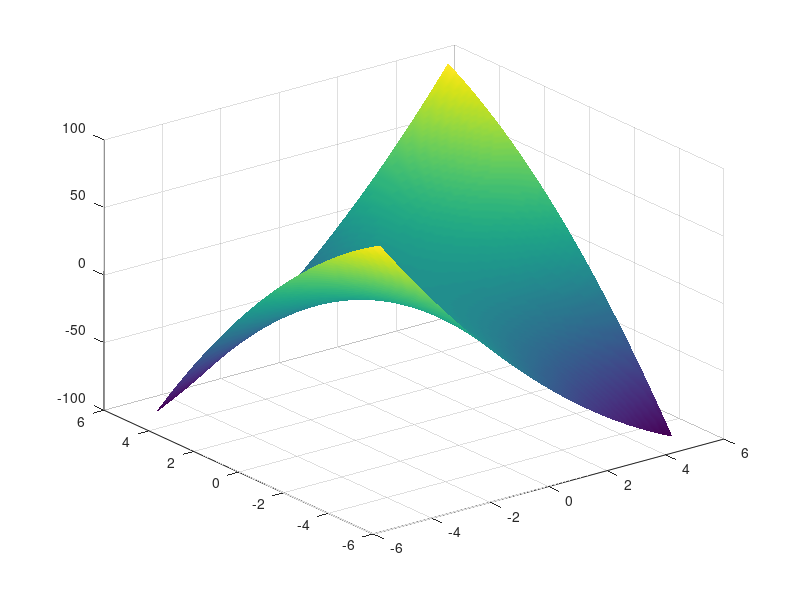

Reproduce this figure in MATLAB. (Note: this script raises an error after producing the figure.)
clc;
clear;
close all;

%% 1) Grid oluşturma

[x,y] = meshgrid(-5:0.1:5 , -5:0.1:5);

%% 2) Fonksiyon tanımı

Z = x.^2 - y.^2 + 4*x.*y;

%% 3) Surface Plot

figure
surf(x,y,Z)      
shading interp
colormap parula
title('Surface Plot')
xlabel('x')
ylabel('y')
zlabel('F(x,y)')
hold on

%% 4) Grid tabanlı minimum ve maksimum arama

[min_value, min_index] = min(Z(:));
[max_value, max_index] = max(Z(:));

[row_min,col_min] = ind2sub(size(Z), min_index);
[row_max,col_max] = ind2sub(size(Z), max_index);

x_min = x(row_min,col_min);
y_min = y(row_min,col_min);

x_max = x(row_max,col_max);
y_max = y(row_max,col_max);

%% 5) Noktaları işaretleme (3D)

plot3(x_min, y_min, min_value, 'ro', ...
    'MarkerSize',10,'MarkerFaceColor','r')

plot3(x_max, y_max, max_value, 'bo', ...
    'MarkerSize',10,'MarkerFaceColor','b')

%% 6) Contour Plot

figure
contour(x,y,Z,30)
colorbar
title('Contour Plot')
xlabel('x')
ylabel('y')
grid on
hold on

plot(x_min, y_min, 'ro', ...
    'MarkerSize',10,'MarkerFaceColor','r')

plot(x_max, y_max, 'bo', ...
    'MarkerSize',10,'MarkerFaceColor','b')